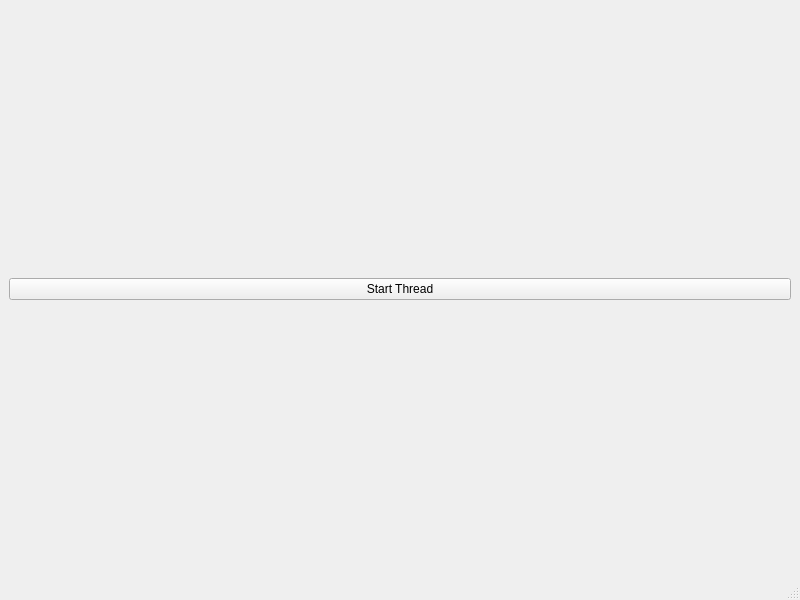
<?xml version="1.0" encoding="UTF-8"?>
<ui version="4.0">
 <class>MainWindow</class>
 <widget class="QMainWindow" name="MainWindow">
  <property name="geometry">
   <rect>
    <x>0</x>
    <y>0</y>
    <width>800</width>
    <height>600</height>
   </rect>
  </property>
  <property name="windowTitle">
   <string>Thread Example</string>
  </property>
  <widget class="QWidget" name="centralwidget">
   <layout class="QVBoxLayout" name="verticalLayout">
    <item>
     <widget class="QPushButton" name="pushButton">
      <property name="text">
       <string>Start Thread</string>
      </property>
     </widget>
    </item>
   </layout>
  </widget>
  <widget class="QMenuBar" name="menubar">
   <property name="geometry">
    <rect>
     <x>0</x>
     <y>0</y>
     <width>800</width>
     <height>26</height>
    </rect>
   </property>
  </widget>
  <widget class="QStatusBar" name="statusbar"/>
 </widget>
 <resources/>
 <connections/>
</ui>
